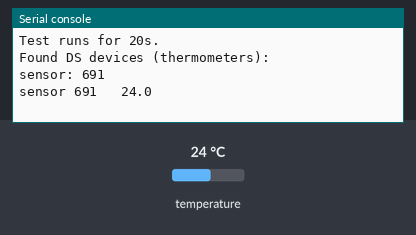
Simulated run of this program. Board: ESP32 board running MicroPython. Parts: the last lines printed to the serial console. Inputs (shaded band) come from the test bench; at power-on: temperature 24 °C.

Above: at 1.2 s.
1.3 s: temperature set to 12 °C
At 7.8 s:
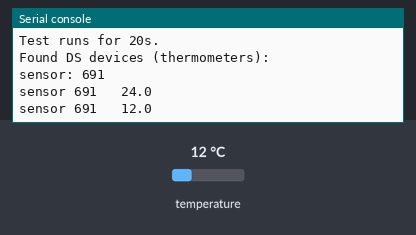
8.0 s: temperature set to 19 °C
At 14.3 s:
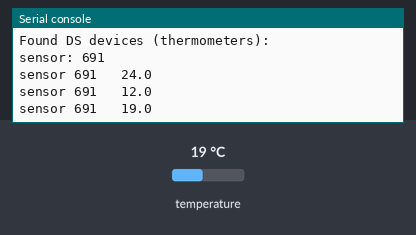
Timing chart, 0 to 15.8 s (numbered marks = the images above; inputs shaded):
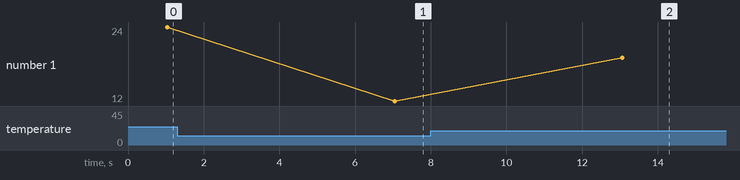

Measured:
- after the input at 1.3 s, the serial console: prints a new line after 5.8 s (image 1)
- after the input at 8.0 s, the serial console: prints a new line after 5.1 s (image 2)
- plotted number 1: 24 → 12 after the input at 1.3 s, 12 → 19 after the input at 8.0 s

The program:

main.py
```python
import utime
from machine import Pin
import machine, onewire, ds18x20, time
# https://randomnerdtutorials.com/micropython-ds18b20-esp32-esp8266/
import uasyncio as asyncio
import utime as time


# https://github.com/peterhinch/micropython-async/blob/master/v3/as_demos/apoll.py


def sens_id(barray):
    # generate 0--1007 sensor id hash; should be unique, and readable
    w = [_ for _ in barray]
    res = 1
    modulo = 1007
    for _ in w:
        res = (res * _) % modulo + 37
    return res % modulo


async def temp_update():
    ds_pin = machine.Pin(4)
    ds_sensor = ds18x20.DS18X20(onewire.OneWire(ds_pin))

    roms = ds_sensor.scan()
    print('Found DS devices (thermometers): ')
    for r in roms:
        print('sensor:', sens_id(r))

    while True:
        ds_sensor.convert_temp()
        await asyncio.sleep(1.0)
        for rom in roms:
            temp = ds_sensor.read_temp(rom)
            sensor_id = sens_id(rom)
            print('sensor', sensor_id, ' ', temp)
        await asyncio.sleep(5)


async def main(delay):
    print('Test runs for 20s.')
    asyncio.run(temp_update())  # run until complete
    await asyncio.sleep(delay)


asyncio.run(main(20))
```
